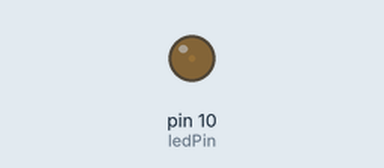
A sketch run on a simulated Arduino Uno, built with avr-gcc and run on an emulated ATmega328P. Shown: output pins drawn as LEDs (lit = HIGH).

Above: at 0.05 s.
At 1.35 s:
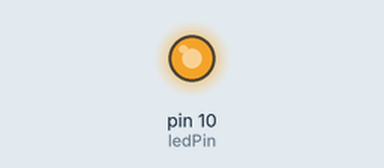
At 2.0 s:
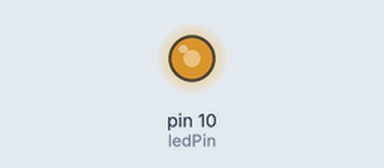
At 2.65 s:
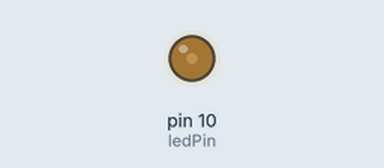
Timing chart, 0 to 6.8 s (numbered marks = the images above):
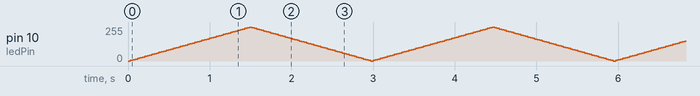

The sketch:

Lesson4_1.ino
```cpp
//项目四 – 呼吸灯
int ledPin = 10;

void setup() {
      pinMode(ledPin,OUTPUT);
     // Serial.begin(9600);
}

void loop(){
      fadeOn(1500,5);
      fadeOff(1500,5);
}

void fadeOn(unsigned int time,int increament){
	for (int value = 0 ; value < 255; value+=increament){
	        Serial.println(value);
		analogWrite(ledPin, value);
		delay(time/(255/increament));
        }
}

void fadeOff(unsigned int time,int decreament){
	for (int value = 255; value >0; value-=decreament){
	   //     Serial.println(value);
		analogWrite(ledPin, value);
		delay(time/(255/decreament));
	}
}
```
